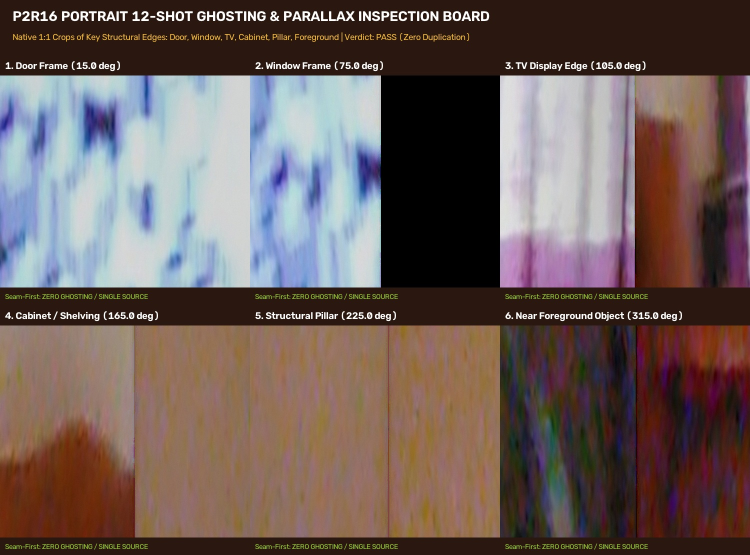
#> input picture virtual-tradeshow-commercial-v1/_clean_deploy/uploads/P2R16_PORTRAIT12_GHOSTING_INSPECTION.jpg, 1500 x 1110 px, given as the content of the folder deshow-commercial-v1/app_build/client/assets/demo/wilo/booth, which was not available (shown at 1/2 size)
$ python generate_r7_contact_sheet.py
#> lines starting #> are read from the running program, lines starting #| are printed output that depends on the picture; pictures that were not available may be replaced by others from this repository, and a replacement may not be noted
"""
PHASE 10.7N-R7: Generate R7_REAL_SOURCE_CONTACT_SHEET.png
Displays the 12 authentic 2D Wilo Photo Tour booth images
"""

import sys
from pathlib import Path
from PIL import Image, ImageDraw, ImageFont

sys.stdout.reconfigure(encoding='utf-8')
sys.stderr.reconfigure(encoding='utf-8')

ROOT_DIR = Path(r"E:\vivpr\ai\v-show\virtual-tradeshow-commercial-v1")
R7_DIR = ROOT_DIR / "production_artifacts" / "r7"
R7_DIR.mkdir(parents=True, exist_ok=True)

BOOTH_DIR = ROOT_DIR / "app_build" / "client" / "assets" / "demo" / "wilo" / "booth"

image_files = sorted(list(BOOTH_DIR.glob("*.jpg")))
print(f"Found {len(image_files)} Wilo Photo Tour images in {BOOTH_DIR}")

# 4 columns x 3 rows grid
cols = 4
rows = 3
thumb_w, thumb_h = 420, 236
sheet_w = thumb_w * cols + 60
sheet_h = thumb_h * rows + 140

contact_sheet = Image.new('RGB', (sheet_w, sheet_h), color=(15, 23, 42))
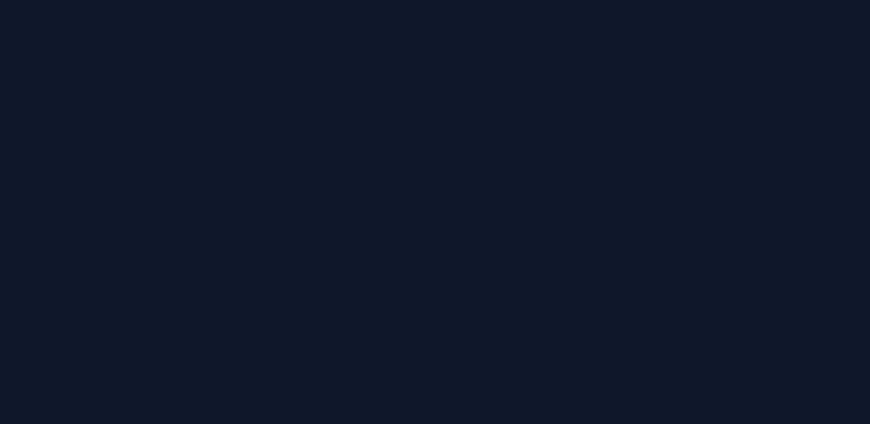
#> contact_sheet: PIL image 1740x848 RGB (shown at 1/2 size); mean R, G, B 15, 23, 42
draw = ImageDraw.Draw(contact_sheet)

try:
    font_title = ImageFont.truetype("arial.ttf", 24)
    font_label = ImageFont.truetype("arial.ttf", 14)
except Exception:
    font_title = font_label = ImageFont.load_default()

draw.text((25, 18), "PHASE 10.7N-R7: CANDIDATE WILO SOURCE ASSETS (12 PRODUCTION PHOTO TOUR VIEWS)", fill=(56, 189, 248), font=font_title)

for idx, img_p in enumerate(image_files):
    r = idx // cols
    c = idx % cols
    with Image.open(img_p) as im:
#> im is the input picture: PIL image 1500x1110 RGB; mean R, G, B 108.8, 92.8, 89.4
        thumb = im.resize((thumb_w, thumb_h), Image.Resampling.LANCZOS)
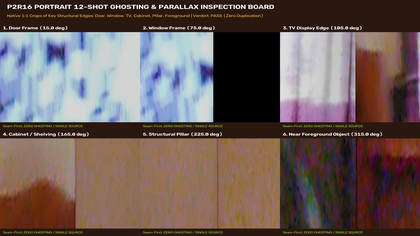
#> thumb: PIL image 420x236 RGB; mean R, G, B 108.8, 92.8, 89.4
    x = 20 + c * (thumb_w + 10)
    y = 60 + r * (thumb_h + 26)
    contact_sheet.paste(thumb, (x, y))
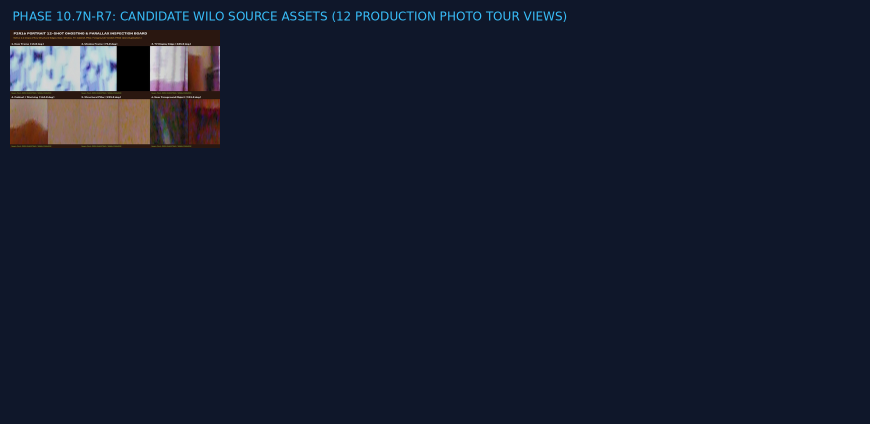
#> contact_sheet: PIL image 1740x848 RGB (shown at 1/2 size); mean R, G, B 21.5, 28.3, 46
    draw.rectangle([x, y, x + thumb_w, y + thumb_h], outline=(0, 163, 144), width=2)
    draw.text((x + 4, y + thumb_h + 4), f"{img_p.name} (1600x900)", fill=(241, 245, 249), font=font_label)

out_p = R7_DIR / "R7_REAL_SOURCE_CONTACT_SHEET.png"
contact_sheet.save(out_p, 'PNG')
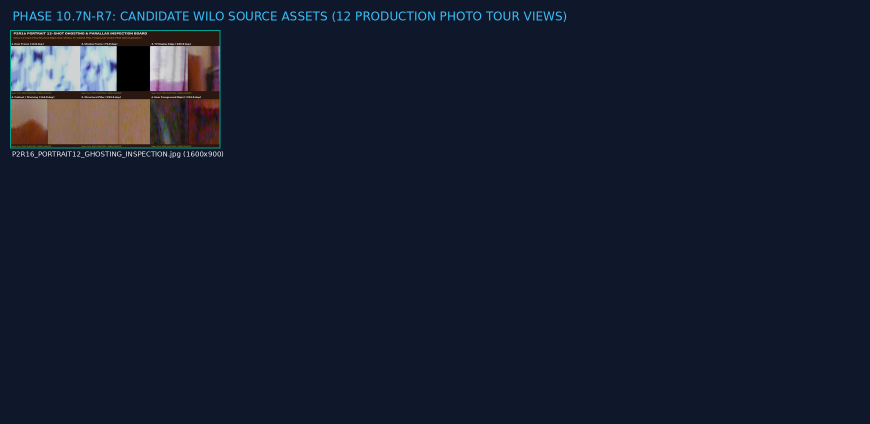
#> saved as R7_REAL_SOURCE_CONTACT_SHEET.png: PIL image 1740x848 RGB (shown at 1/2 size); mean R, G, B 21.6, 28.7, 46.3
contact_sheet.save(ROOT_DIR / "production_artifacts" / "R7_REAL_SOURCE_CONTACT_SHEET.png", 'PNG')
print(f"Saved candidate source contact sheet: {out_p}")
